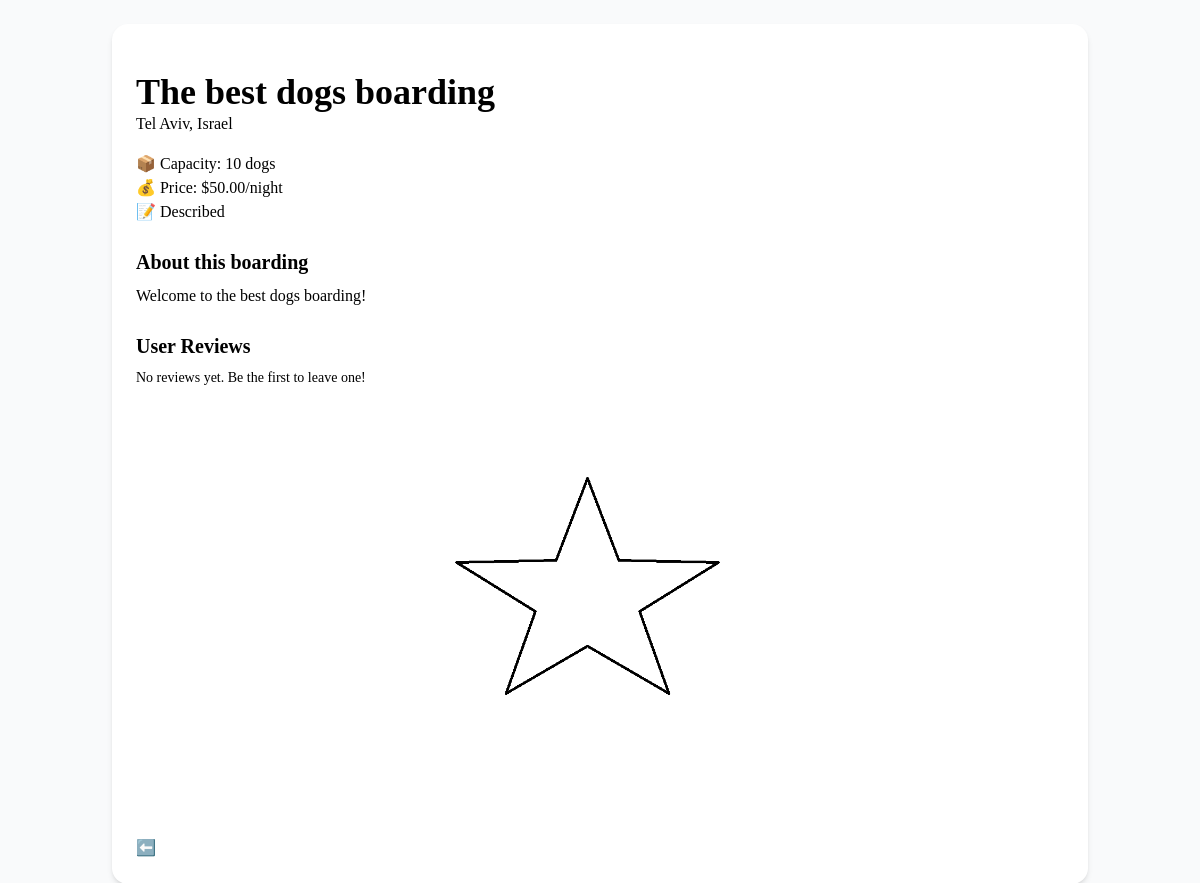
/1/, run on the app's committed database.
### boardings/models.py (models this page shows, shortened)
class DogBoarding(models.Model):
    name = models.CharField(max_length=200)
    country = models.CharField(max_length=100)
    city = models.CharField(max_length=100)
    price_per_night = models.DecimalField(max_digits=6, decimal_places=2)  # for example 99.90 per night
    capacity = models.IntegerField()
    description = models.TextField()
    image = models.ImageField(upload_to='boarding_images/', null=True, blank=True)
    approved = models.BooleanField(default=False)

### boardings/views.py (the view)
# urls.py: path('<int:boarding_id>/', boarding_detail, name='boarding_detail'),
def boarding_detail(request, boarding_id):
    boarding = get_object_or_404(DogBoarding, id=boarding_id)
    return render(request, 'boardings/boarding_detail.html', {'boarding': boarding})

### boardings/templates/boardings/boarding_detail.html
{% extends "base.html" %}
{% load static %}
{% block content %}
<div class="max-w-4xl mx-auto p-6 bg-white rounded-2xl shadow-md mt-10">
    <h1 class="text-4xl font-bold mt-6">{{ boarding.name }}</h1>
    <p class="text-lg text-gray-700">{{ boarding.city }}, {{ boarding.country }}</p>
    <div class="mt-4 space-y-2">
        <span class="block bg-indigo-100 text-indigo-800 text-lg px-3 py-1 rounded-full">📦 Capacity: {{ boarding.capacity }} dogs</span>
        <span class="block bg-green-100 text-green-800 text-lg px-3 py-1 rounded-full">💰 Price: ${{ boarding.price_per_night }}/night</span>
        {% if boarding.description %}
            <span class="block bg-yellow-100 text-yellow-800 text-lg px-3 py-1 rounded-full">📝 Described</span>
        {% endif %}
    </div>
    {% if boarding.description %}
    <div class="mt-6 text-gray-800 leading-relaxed">
        <h2 class="text-xl font-semibold mb-2">About this boarding</h2>
        <p>{{ boarding.description }}</p>
    </div>
    {% endif %}
    <br>
    <div class="mt-8">
        <h2 class="text-xl font-semibold mb-2">User Reviews</h2>
        <p class="text-sm text-gray-500">No reviews yet. Be the first to leave one!</p>
    </div>
    {% if boarding.image %}
        <img src="{{ boarding.image.url }}" alt="{{ boarding.name }}" class="w-full h-40 object-cover rounded-lg">
    {% else %}
        <div class="w-full h-64 bg-gray-200 flex items-center justify-center rounded-xl text-gray-500">
            No image available
        </div>
    {% endif %}
    <div class="mt-6">
        <a href="{% url 'boarding-list' %}" class="inline-block bg-indigo-600 text-white px-5 py-2 rounded hover:bg-indigo-700 transition">
            ⬅️ Back to all boardings
        </a>
    </div>
</div>
{% endblock %}

### data on the page
DogBoarding: name "The best dogs boarding", city "Tel Aviv", country "Israel", capacity "10", price_per_night "50.00", description "Welcome to the best dogs boarding!", image (picture)
